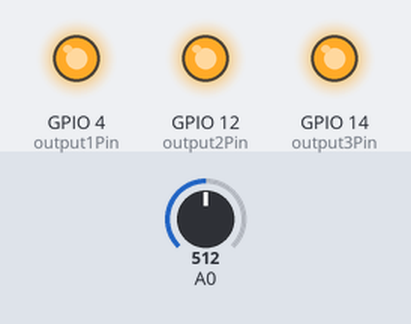
Bench run of a sketch on a simulated ESP8266 (NodeMCU). Shown: output pins drawn as LEDs (lit = HIGH). The inputs (shaded band) are chosen by the test bench; at power-on: A0 = 512. WiFi joins after 1.5 s; servers stay silent unless stated; what the sketch prints to the serial monitor is not drawn.

Above: at 1.8 s.
1.9 s: A0 set to 855
4.5 s: A0 set to 881
At 6.2 s:
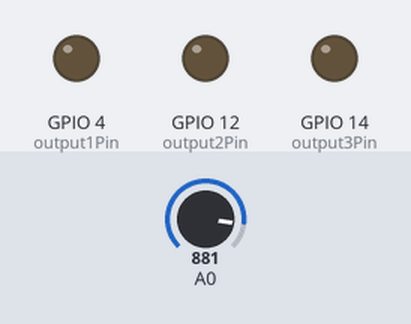
6.5 s: A0 set to 766
10.6 s: A0 set to 750
At 12.2 s:
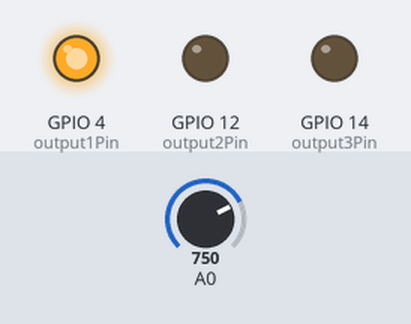
12.5 s: A0 set to 716
At 13.8 s:
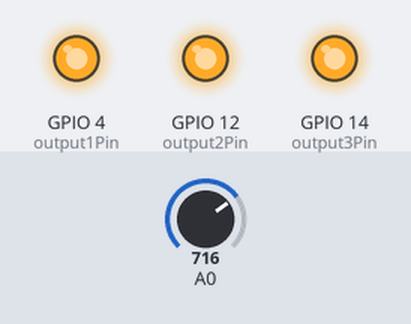
Timing chart, 0 to 15.5 s (numbered marks = the images above; inputs shaded):
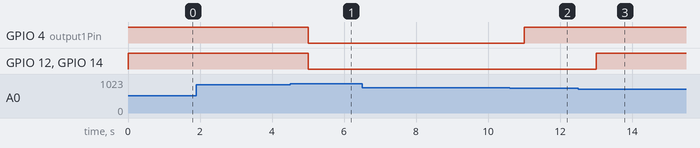

Measured:
- the behaviour switches between 862 and 863 on A0 (found by bisection; images 0 and 1)
- the behaviour switches between 751 and 750 on A0 (found by bisection; images 1 and 2)
- after the input at 1.9 s, every drawn part: stays the same
- after the input at 4.5 s, GPIO 4 (output1Pin), GPIO 12 (output2Pin), GPIO 14 (output3Pin): HIGH → LOW after 0.51 s
- after the input at 6.5 s, every drawn part: stays the same
- after the input at 10.6 s, GPIO 4 (output1Pin): LOW → HIGH after 0.41 s
- after the input at 12.5 s, GPIO 4 (output1Pin): stays HIGH (without the input it goes to LOW after 2.5 s); GPIO 12 (output2Pin), GPIO 14 (output3Pin): LOW → HIGH after 0.51 s instead of 2.5 s

The sketch:

BMS_48v_D1.ino
```cpp
/**
 * Author: Zheping.Li
 * Create Date:2023-10-4
 * Modify Date:2023-10-4
 * Target:
 * Feature 1:
 * 1.使用了电压传感器 voltage sensor，每秒测试一次电压；
 * 2.
 *
 * Feature 2:
 * 连接wifi，通过UDP向局域网内某个linux主机上报实时电压以及状态。带wifi功能的Arduino，会主动连接一个SSID，向指定服务器的udp端口上报当前的电压
 *
 * Notice:
 * 1.//Pin数字4对应硬件D4输出口，Pin数字12对应硬件D6输出口，Pin数字14对应硬件上的4、13这两个输出口，
 * 3.Arduino上连接的中间继电器是4路高电平触发。
 */
#include <ESP8266WiFi.h>
//#include <ESP8266WiFiMulti.h>
#include <WiFiUdp.h>

#ifndef STASSID
#define STASSID "mySSID"
#define STAPSK  "12345678"
#endif

const char* ssid     = STASSID;
const char* password = STAPSK;

const char* host = "172.18.8.97";
const uint16_t port = 8048;
const char* myName = "solar_48v";
const int resetPerSecond = 1800;//对其它3块开发板重启的时间，每隔这么多秒就重启一次。

//ESP8266WiFiMulti WiFiMulti;
WiFiUDP Udp;

int output1Pin = 4;
int output2Pin = 12;
int output3Pin = 14;
int solarState = 4;//默认状态，对4路导通充电
int lowVolCount = 0;//低电压告警延时计数
int highVolCount = 0;//高电压告警延时计数
int timeCount = 0;
int wifiState = 0;//0未连接，1正在连接，2已连接成功
int wifiCount = 0;//尝试连接wifi的次数
int ledOnOff = 0;//板载led灯的亮灭控制参数。

// the setup routine runs once when you press reset:
void setup() {
    // initialize serial communication at 9600 bits per second:
    Serial.begin(115200);
    // pinMode(LED_BUILTIN, OUTPUT);//LED_BUILTIN equals 2;
    pinMode(output1Pin, OUTPUT);
    pinMode(output2Pin, OUTPUT);
    pinMode(output3Pin, OUTPUT);
    digitalWrite(output1Pin, HIGH);
    digitalWrite(output2Pin, HIGH);
    digitalWrite(output3Pin, HIGH);

    WiFi.mode(WIFI_STA);
}
void connectWifi(){
    if(wifiState == 0){
        // We start by connecting to a WiFi network
        WiFi.begin(STASSID, STAPSK);//WiFiMulti.addAP(ssid, password);
        wifiState = 1;
        wifiCount = 0;
        Serial.println();
        Serial.printf("正在连接Wifi:%s…",STASSID);
        ledOnOff = 2;
    }else if(wifiState == 1){
        if(WiFi.status() == WL_CONNECTED){//连接成功
            Serial.printf("连接成功，建立连接耗时%d秒\r\n", wifiCount);
            ledOnOff = 3;
            wifiState = 2;
            wifiCount = 0;
        }else{
            if(wifiCount++ > 156){
                Serial.printf("Wifi连接失败！%d\r 尝试%d秒。\r\n", WiFi.status(), wifiCount);
                ledOnOff = 2;
                wifiState = 0;
                WiFi.disconnect();
                wifiCount = 0;
            }else{
                Serial.print("connecting... ");
            }
        }
    }else{// ==2
        if(WiFi.status() != WL_CONNECTED){
            Serial.print("Wifi连接断开！稍后自动重试");
            ledOnOff = 3;
            wifiState = 0;
            WiFi.disconnect();
            wifiCount = 0;
        }
    }

    if(ledOnOff-- > 0){
//         digitalWrite(LED_BUILTIN, HIGH);
    }else{
//         digitalWrite(LED_BUILTIN, LOW);
        ledOnOff = 1;
    }

}
void switchByState(int newState){
  switch(newState){
      case 0:
        digitalWrite(output1Pin, LOW);
        digitalWrite(output2Pin, LOW);
        digitalWrite(output3Pin, LOW);
        break;
      case 1:
          digitalWrite(output1Pin, HIGH);
          digitalWrite(output2Pin, LOW);
          digitalWrite(output3Pin, LOW);
        break;
      case 2:
          digitalWrite(output1Pin, LOW);
          digitalWrite(output2Pin, HIGH);
          digitalWrite(output3Pin, HIGH);
        break;
      case 4:
          digitalWrite(output1Pin, HIGH);
          digitalWrite(output2Pin, HIGH);
          digitalWrite(output3Pin, HIGH);
        break;
  }
}

// the loop routine runs over and over again forever:
void loop() {
  // read the input on analog pin 0:
  int sensorValue = analogRead(A0);
  // Convert the analog reading (which goes from 0 - 1023) to a voltage (0 - 5V):
  float voltage = sensorValue * (5.0 / 1023.0) * 13.99;//采用1k/4k的电阻分压48v电压，最高可能达到90v，分压最高可能达到23v。
  // print out the value you read:
  Serial.printf("\r\nvoltage: %f,",voltage);

    if(voltage > 59.0){//立减全部
        solarState = 0;
        switchByState(solarState);
        lowVolCount = 0;
        highVolCount = 0;
    }else if(voltage > 56.0){//56~59之间，准备减1路
        if(highVolCount > 30-10*(int)(voltage-56)){//连续30秒高电压，
            if(solarState == 4){
                solarState = 2;
            }else if(solarState == 2){
                solarState = 1;
            }else if(solarState == 1){
                solarState = 0;
            }
            switchByState(solarState);
            highVolCount = 0;
        }else{
            highVolCount++;
        }
        lowVolCount = 0;
    }else if(voltage > 54.0){//54~56v之间，不处理
        lowVolCount = 0;
        highVolCount = 0;
    }else if(voltage > 51.0){//51~54之间，准备增加1路
        if(lowVolCount > 30-10*(54-voltage)){//连续30秒低电压，
            if(solarState == 0){
                solarState = 1;
            }else if(solarState == 1){
                solarState = 2;
            }else if(solarState == 2){
                solarState = 4;
            }
            switchByState(solarState);
            lowVolCount = 0;
        }else{
            lowVolCount++;
        }
        highVolCount = 0;
    }else{//小于51v，电压过低立即全加上
        solarState = 4;
        switchByState(solarState);
        lowVolCount = 0;
        highVolCount = 0;
    }
    Serial.printf("ChargeState: %d\n",solarState);

  if(timeCount++ > resetPerSecond){
    digitalWrite(output2Pin, LOW);
    digitalWrite(output3Pin, LOW);
    if(timeCount > resetPerSecond+3){
      digitalWrite(output2Pin, HIGH);
      digitalWrite(output3Pin, HIGH);
      timeCount = 0;
    }
  }

//以下这段为测试低电平触发器的工作状态
//   if(timeCount % 5 == 0){
//     digitalWrite(output1Pin, LOW);
//   }else if((timeCount-1) % 5 == 0){
//     digitalWrite(output1Pin, HIGH);
//     digitalWrite(output2Pin, LOW);
//   }else if((timeCount-2) % 5 == 0){
//     digitalWrite(output2Pin, HIGH);
//     digitalWrite(output3Pin, LOW);
//   }else if((timeCount-3) % 5 == 0){
//     digitalWrite(output3Pin, HIGH);
//   }

  if(timeCount % 3 == 0 && wifiState == 2 && WiFi.status() == WL_CONNECTED){
    //  WiFiClient client;client.connect(host, port);client.println("");
    if (!Udp.beginPacket(host, port)) {
      Serial.println("connection failed");
    }else{
      String infoJson = "{name:\""+ String(myName) +"\",voltage:"+ String(voltage) +", state:"+solarState+"}\r\n";
      char  sendPacket[] = {"\0"};
      strcpy(sendPacket,infoJson.c_str());
      Udp.write(sendPacket);
      Udp.endPacket();
      //read back one line from server
    }

    //String line = client.readStringUntil('\r');
//    char incomingPacket[256];
//    int len = Udp.read(incomingPacket, 255);
//    if(len > 0){
//      incomingPacket[len] = '\0';
//      Serial.println("receiving from remote server");
//      Serial.printf("UDP packet contents: %s\n", incomingPacket);
//    }
    }

    delay(1000);
    connectWifi();
}
```
